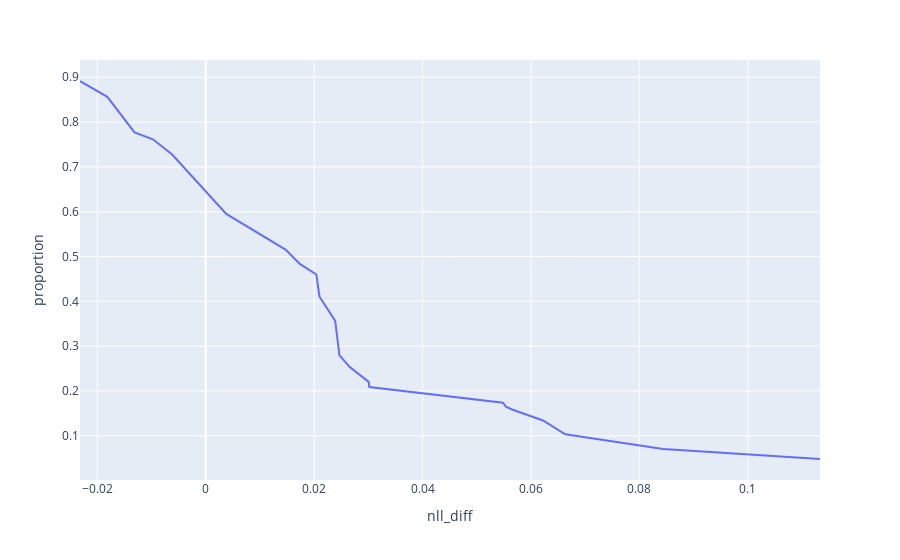

The notebook cell this image was saved under:
### Code cell
counts = data.groupby(key_cols)['_individual'].nunique().reset_index().rename(columns={'_individual': 'unique_individuals'})
px.line(
    df.merge(counts[counts['unique_individuals'] >= 5][key_cols]), x='nll_diff', y='proportion'
)

### Figure 1 — Plotly figure (JSON) as saved in the notebook; plotly's stock layout.template omitted (floating-point values rounded to 4 significant figures)
{"data": [{"hovertemplate": "nll_diff=%{x}<br>proportion=%{y}<extra></extra>", "legendgroup": "", "line": {"color": "#636efa", "dash": "solid"}, "marker": {"symbol": "circle"}, "mode": "lines", "name": "", "orientation": "v", "showlegend": false, "type": "scatter", "x": [0.1133, 0.08439, 0.06634, 0.06221, 0.05663, 0.05537, 0.05485, 0.03019, 0.03006, 0.02652, 0.02466, 0.0242, 0.02389, 0.02099, 0.02041, 0.01736, 0.01472, 0.003791, -0.00619, -0.009751, -0.01314, -0.01816, -0.02209, -0.02319], "xaxis": "x", "y": [0.04817, 0.07036, 0.1034, 0.1341, 0.1581, 0.1649, 0.1738, 0.2086, 0.2203, 0.2539, 0.2799, 0.3194, 0.3564, 0.4104, 0.4598, 0.4836, 0.5156, 0.5952, 0.7275, 0.7616, 0.7769, 0.8563, 0.8826, 0.8917], "yaxis": "y"}], "layout": {"legend": {"tracegroupgap": 0}, "margin": {"t": 60}, "xaxis": {"anchor": "y", "domain": [0, 1], "title": {"text": "nll_diff"}}, "yaxis": {"anchor": "x", "domain": [0, 1], "title": {"text": "proportion"}}}}
